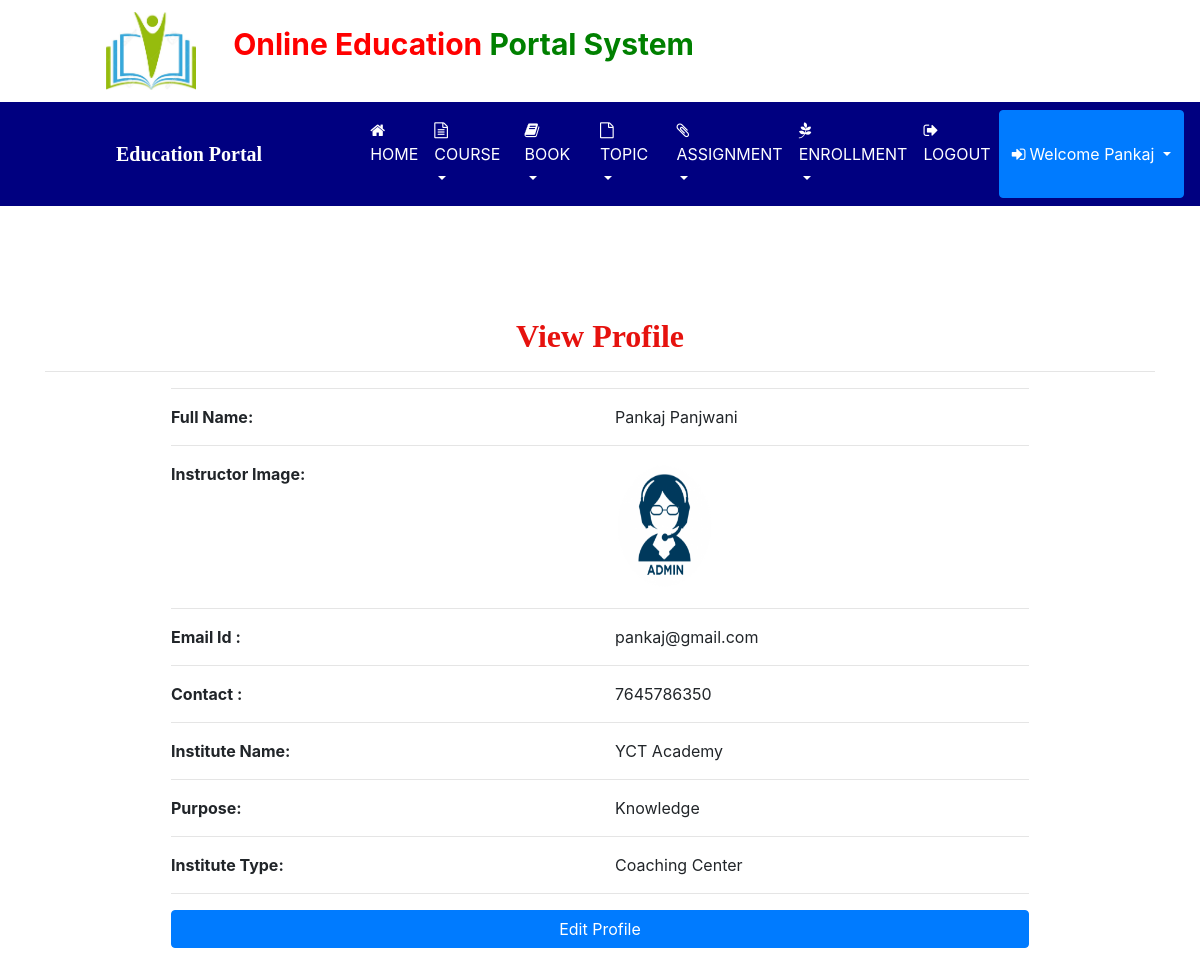
Screenshot of /instruct_profile (signed in) with the database file from the repository.
### education/models.py (models this page shows, shortened)
class Instructor(models.Model):
    sign = models.ForeignKey(Signup,on_delete=models.CASCADE,null=True)
    institute_name = models.CharField(max_length=100,null=True)
    institute_type = models.CharField(max_length=100,null=True)
    expect_student = models.IntegerField(null=True)
    purpose = models.CharField(max_length=30,null=True)

class Signup(models.Model):
    user = models.ForeignKey(User,on_delete=models.CASCADE,null=True)
    contact = models.CharField(max_length=10,null=True)
    image = models.FileField(null=True)

### education/views.py (the view)
# urls.py: path('instruct_profile', Instruct_profile, name="instruct_profile"),
def Instruct_profile(request):
    if not request.user.is_authenticated:
        return redirect('login_user')
    user = User.objects.get(id=request.user.id)
    sign = Signup.objects.get(user=user)
    student = Instructor.objects.get(sign=sign)
    d={'pro':student,'user':user}
    return render(request,'instruct_profile.html',d)

### education/templates/instruct_profile.html (shortened to what this page needs)
{% extends 'instruct_nav.html' %}
{% load static %}
{% block body %}
<div class="container">
    <h2 style="font-weight:bold;font-family : 'Monotype Corsiva' ; color : #E6120E ;margin-top:10%" align="center">View Profile</h2><hr>
<div  class="container-fluid" style="width:80%;margin-bottom:5%">
    <hr><div class="row">
        <div class="col-md-6">
            <strong>Full Name:</strong>
        </div>
        <div class="col-md-6">
            {{pro.sign.user.first_name}} {{pro.sign.user.last_name}}
        </div>
    </div><hr>
    <div class="row">
        <div class="col-md-6">
            <strong>Instructor Image:</strong>
        </div>
        <div class="col-md-6">
            <img src="{{pro.sign.image.url}}" style="width:100px;height:130px"></img>
        </div></div><hr>
    <div class="row">
        <div class="col-md-6">
            <strong>Email Id :</strong>
        </div>
        <div class="col-md-6">
            {{pro.sign.user.username}}
        </div>
    </div><hr>
     <div class="row">
        <div class="col-md-6">
            <strong>Contact :</strong>
        </div>
        <div class="col-md-6">
            {{pro.sign.contact}}
        </div>
     </div><hr>
    <div class="row">
        <div class="col-md-6">
            <strong>Institute Name:</strong>
        </div>
        <div class="col-md-6">
            {{pro.institute_name}}
        </div>
     </div><hr>
    <div class="row">
        <div class="col-md-6">
            <strong>Purpose:</strong>
        </div>
        <div class="col-md-6">
            {{pro.purpose}}
        </div>
     </div><hr>
    <div class="row">
        <div class="col-md-6">
            <strong>Institute Type:</strong>
        </div>
        <div class="col-md-6">
            {{pro.institute_type}}
        </div>
     </div><hr>
    <a href="{% url 'edit_profile' %}"><button class="btn btn-primary" style="width:100%;margin-bottom:5%">Edit Profile</button></a>
    </div></div>
{% endblock %}

### education/templates/instruct_nav.html (shortened to what this page needs)
<!DOCTYPE html>
<html lang="en">
<head>
    {% load static %}
     <link rel="stylesheet" href="https://maxcdn.bootstrapcdn.com/bootstrap/4.0.0/css/bootstrap.min.css">
  <link rel = stylesheet href = "//cdn.datatables.net/1.10.19/css/jquery.dataTables.min.css">
<link rel="stylesheet" href="https://cdnjs.cloudflare.com/ajax/libs/font-awesome/4.7.0/css/font-awesome.min.css">
</head>
<body>
<div class="container-fluid" style="padding:1%;margin-bottom:0%;">
    <img src="{% static 'images/books.jpg' %}" style="width:90px;margin-right:10px;margin-left:8%"><span style="padding:20px;font-weight:bold;font-size:30px">
    <span style="color:red">Online Education</span>
     <span style="color:green">Portal System</span></h4>
</div>
<nav class="navbar navbar-expand-sm" style="background-color:navy">
  <a class="navbar-brand" href="#" style="color:white;font-family:'Monotype Corsiva';font-weight:bold;margin-left:100px;margin-right:0">
  Education Portal</a>
  <ul class="navbar-nav">
    <li class="nav-item">
      <a class="nav-link" href="{% url 'instruct_home' %}" style="color:white;margin-left:100px">
      <i class="fa fa-home" style="margin-right:4px"></i>HOME</a>
    </li>
    <li class="nav-item dropdown">
        <a class="nav-link dropdown-toggle" href="#" id="navbarDropdownMenuLink" data-toggle="dropdown" aria-haspopup="true" aria-expanded="false" style="color:white">
          <i class="fa fa-file-text-o" style="margin-right:4px"></i>COURSE
        </a>
      </li>
      <li class="nav-item dropdown">
        <a class="nav-link dropdown-toggle" href="#" id="navbarDropdownMenuLink" data-toggle="dropdown" aria-haspopup="true" aria-expanded="false" style="color:white">
          <i class="fa fa-book" style="margin-right:4px"></i>BOOK
        </a>
      </li>
      <li class="nav-item dropdown">
        <a class="nav-link dropdown-toggle" href="#" id="navbarDropdownMenuLink" data-toggle="dropdown" aria-haspopup="true" aria-expanded="false" style="color:white">
          <i class="fa fa-file-o" style="margin-right:4px"></i>TOPIC
        </a>
      </li>
<li class="nav-item dropdown">
        <a class="nav-link dropdown-toggle" href="#" id="navbarDropdownMenuLink" data-toggle="dropdown" aria-haspopup="true" aria-expanded="false" style="color:white">
          <i class="fa fa-paperclip" style="margin-right:4px"></i>ASSIGNMENT
        </a>
      </li>
<li class="nav-item dropdown">
        <a class="nav-link dropdown-toggle" href="#" id="navbarDropdownMenuLink" data-toggle="dropdown" aria-haspopup="true" aria-expanded="false" style="color:white">
          <i class="fa fa-pagelines" style="margin-right:4px"></i>ENROLLMENT
        </a>
      </li>
 <li class="nav-item">
      <a class="nav-link" href="{% url 'logout' %}" style="color:white">
      <i class="fa fa-sign-out" style="margin-right:4px"></i>LOGOUT</a>
    </li>
      <div class="btn-group">
  <button type="button" class="btn btn-primary dropdown-toggle" data-toggle="dropdown" aria-haspopup="true" aria-expanded="false">
    <i class="fa fa-sign-in" style="margin-right:4px"></i>Welcome {{request.user.first_name}}
  </button>
</div>
    </ul>
</nav>
{% block body %}
{% endblock %}
</body>
</html>

### education/templates/instruct_nav.html (style rules this page uses)
* { box-sizing: border-box; }

### rows the page displays
Instructor: sign.user.first_name "Pankaj", sign.user.last_name "Panjwani", sign.image (picture), sign.user.username "pankaj@gmail.com", sign.contact "7645786350", institute_name "YCT Academy", purpose "Knowledge", institute_type "Coaching Center"

### other values shown
{{ request.user.first_name }} "Pankaj"
